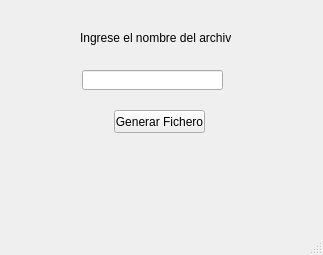
<?xml version="1.0" encoding="UTF-8"?>
<ui version="4.0">
 <class>MainWindow</class>
 <widget class="QMainWindow" name="MainWindow">
  <property name="geometry">
   <rect>
    <x>0</x>
    <y>0</y>
    <width>323</width>
    <height>255</height>
   </rect>
  </property>
  <property name="windowTitle">
   <string>MainWindow</string>
  </property>
  <widget class="QWidget" name="centralwidget">
   <widget class="QLabel" name="label">
    <property name="geometry">
     <rect>
      <x>80</x>
      <y>30</y>
      <width>151</width>
      <height>16</height>
     </rect>
    </property>
    <property name="text">
     <string>Ingrese el nombre del archivo</string>
    </property>
   </widget>
   <widget class="QLineEdit" name="archivo">
    <property name="geometry">
     <rect>
      <x>82</x>
      <y>70</y>
      <width>141</width>
      <height>20</height>
     </rect>
    </property>
   </widget>
   <widget class="QPushButton" name="confirmacion">
    <property name="geometry">
     <rect>
      <x>114</x>
      <y>110</y>
      <width>91</width>
      <height>23</height>
     </rect>
    </property>
    <property name="text">
     <string>Generar Fichero</string>
    </property>
   </widget>
  </widget>
  <widget class="QMenuBar" name="menubar">
   <property name="geometry">
    <rect>
     <x>0</x>
     <y>0</y>
     <width>323</width>
     <height>21</height>
    </rect>
   </property>
  </widget>
  <widget class="QStatusBar" name="statusbar"/>
 </widget>
 <resources/>
 <connections/>
</ui>
